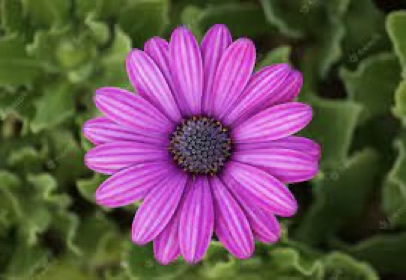
#> input picture LAB/EXP4/flower.png, 406 x 280 px
$ python image_processing.py
#> lines starting #> are read from the running program, lines starting #| are printed output that depends on the picture
import cv2
import numpy as np

# Read the image
image = cv2.imread("flower.png")   # Replace with your image name
#> image is the input picture: shape (280, 406, 3); mean B, G, R 87.6, 80.1, 105.3

# Check if the image is loaded
if image is None:
    print("Error: Image not found!")
    exit()

# Create a kernel
kernel = np.ones((5, 5), np.uint8)

# Apply Dilation
dilated = cv2.dilate(image, kernel, iterations=1)
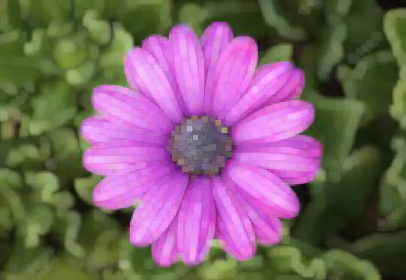
#> dilated: shape (280, 406, 3); mean B, G, R 106.7, 99, 123.7

# Display the images
cv2.imshow("Original Image", image)
cv2.imshow("Dilated Image", dilated)

# Save the dilated image
cv2.imwrite("dilated_flower.png", dilated)

# Wait for a key press
cv2.waitKey(0)

# Close all windows
cv2.destroyAllWindows()
